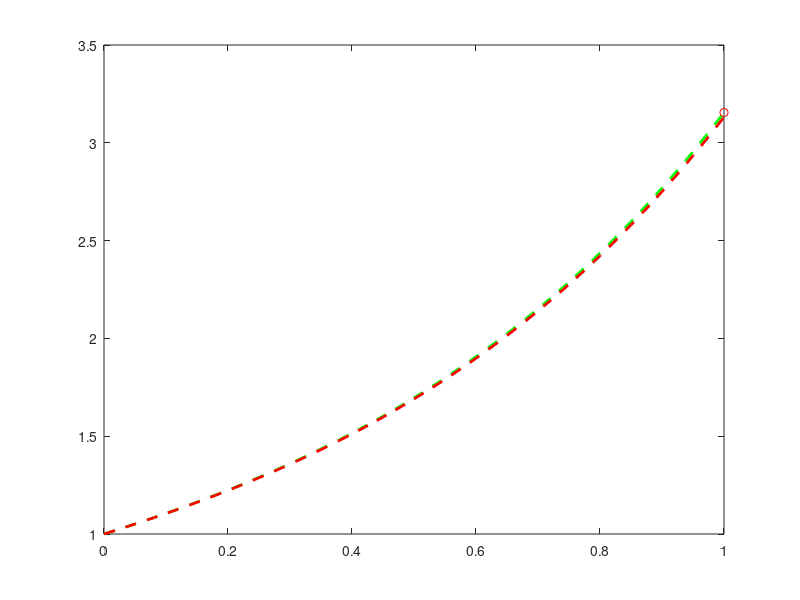

Recreate this plot in MATLAB.


h = 0.01;
x = 0:h:1;
y = zeros(size(x));

x2 = zeros(size(x));
y2 = zeros(size(x));

y(1) = 1;
error_max = 0.001;

[~, n] = size(x);
for i = 1:n-1
    f = x(i)^2 + y(i);
    x2(i) = x(i) + 1/2 * h;
    y2(i) = y(i) + (1/2 * h) * f;
    f2 = x2(i)^2 + y2(i);
    y(i + 1) = y(i) + (h * f2);
    %{
    while abs(y2(i) - y(i+1)) > error_max
        y2(i) = y(i + 1);
        f2 = x2(i)^2 + y2(i);
        y(i + 1) = y(i) + (h * f2);
    end
    %}
end
y_normal_euler = zeros(size(x));
y_normal_euler(1) = 1;
[~, n] = size(x);
for i = 1:n-1
    f = x(i) ^ 2 + y_normal_euler(i);
    y_normal_euler(i + 1) = y_normal_euler(i) + (h * f);
end


plot(x, y, "g--", "LineWidth", 2);
hold on
plot(x, y_normal_euler, "r--", "LineWidth", 2);
hold on
plot(-(1^(2)+2*1+2) + 3*exp(1), "ro");